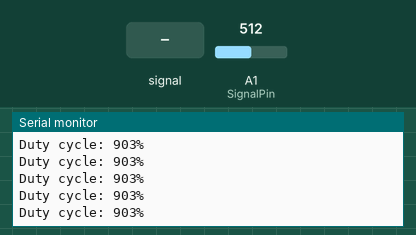
Recording of a sketch running on a simulated Arduino Uno, built with avr-gcc and run on an emulated ATmega328P. Parts: the last lines printed to the serial monitor. The inputs (shaded band) are chosen by the test bench; at power-on: A1 (SignalPin) = 512.

Above: at 1.2 s.
1.3 s: A1 (SignalPin) fed a 200 Hz sine of ±81 counts around its level
At 2.0 s:
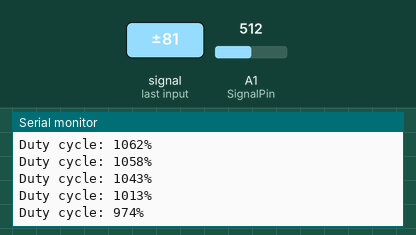
4.3 s: A1 (SignalPin) set to 306
At 5.3 s:
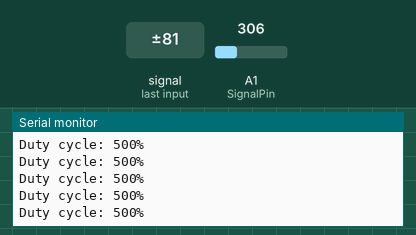
7.3 s: A1 (SignalPin) fed a 2 Hz sine of ±306 counts around its level
At 8.0 s:
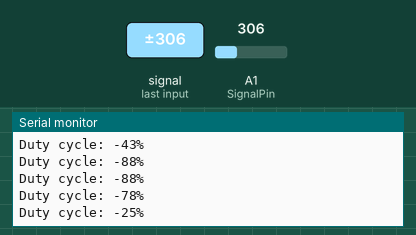
10.3 s: A1 (SignalPin) fed a 50 Hz sine of ±306 counts around its level
13.3 s: A1 (SignalPin) set to 716
At 13.9 s:
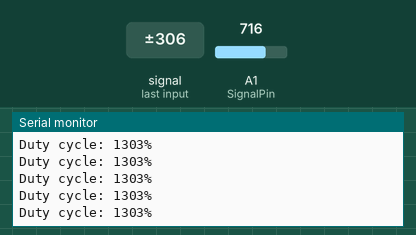
16.3 s: A1 (SignalPin) fed a 200 Hz sine of ±255 counts around its level
At 17.0 s:
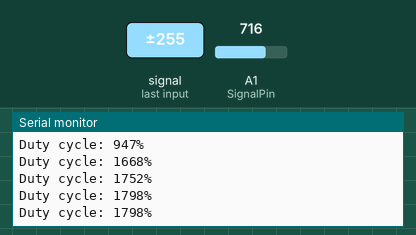
Timing chart, 0 to 19.3 s (numbered marks = the images above; inputs shaded):
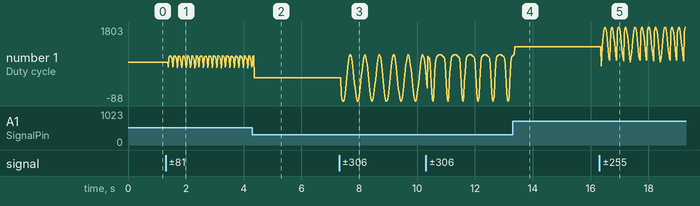

The sketch:

esc-signal-tester.ino
```cpp
// Parameters
constexpr int SignalPin = A1;
constexpr int Threshold = 5; // [0, 1023]

// Standard parameters
constexpr int Frequency = 50; // Hertz
constexpr int MaxMicroseconds = 2000;
constexpr int MinMicroseconds = 1000;

// Derived parameters
constexpr double PeriodMicroseconds = 1e6 / Frequency;
constexpr double MaxSignal = 1023.0 * MaxMicroseconds / PeriodMicroseconds;
constexpr double MinSignal = 1023.0 * MinMicroseconds / PeriodMicroseconds;

void setup()
{
  pinMode(SignalPin, INPUT);
  Serial.begin(9600);
}

void loop()
{
  const int rv = analogRead(SignalPin);
  if (rv > Threshold)
  {
    Serial.print("Duty cycle: ");
    Serial.print(map(rv, MinSignal, MaxSignal, 0.0, 100.0));
    Serial.println("%");
  }
}
```

Measured:
- after the input at 1.3 s, the serial monitor: prints a new line after 0.09 s (image 1)
- after the input at 4.3 s, the serial monitor: prints a new line after 0.07 s (image 2)
- after the input at 7.3 s, the serial monitor: prints a new line after 0.08 s (image 3)
- after the input at 13.3 s, the serial monitor: prints a new line after 0.07 s (image 4)
- after the input at 16.3 s, the serial monitor: prints a new line after 0.08 s (image 5)
- plotted number 1: 903 → 821 after the input at 1.3 s, 821 → 500 after the input at 4.3 s, 500 → 656 after the input at 7.3 s, 1056 → 1303 after the input at 13.3 s, 1303 → 1650 after the input at 16.3 s
